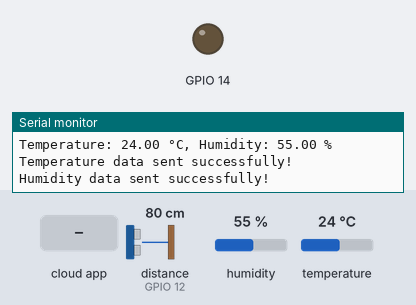
The sketch below on a simulated ESP32. Shown: output pins drawn as LEDs (lit = HIGH), the last lines printed to the serial monitor. Wiring (inferred from the names in the program): ultrasonic range finder: trigger GPIO 13; echo GPIO 12. Inputs (shaded band) come from the test bench; at power-on: distance to the obstacle (sensor on GPIO 12) 80 cm, humidity 55 %, temperature 24 °C. The echo pulse lasts 58.3 µs per cm; WiFi joins after 1.5 s; servers stay silent unless stated; the Firebase database answers and starts empty; pins used as bus, display or sensor lines are not drawn.

Above: at 2.7 s.
2.8 s: the phone or cloud app sets A1 to 1
At 5.0 s:
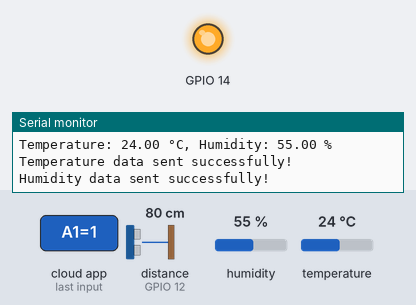
14.7 s: the phone or cloud app sets A1 to 0
At 16.2 s:
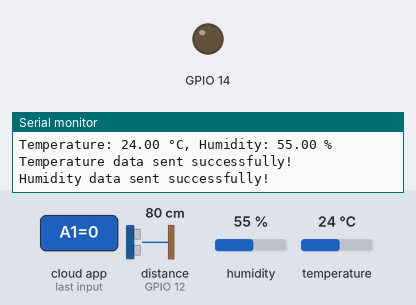
Timing chart, 0 to 17.7 s (numbered marks = the images above; inputs shaded):
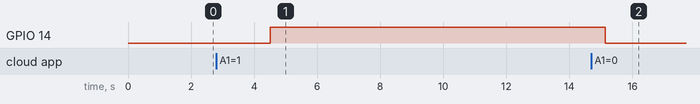

Measured:
- after the input at 2.8 s, GPIO 14: LOW → HIGH after 1.7 s
- after the input at 14.7 s, GPIO 14: HIGH → LOW after 0.43 s

The sketch:

SMP.ino
```cpp
#include <WiFi.h>
#include <FirebaseESP32.h>
#include <MFRC522.h>
#include <DHT.h>

#define WIFI_SSID "DESKTOP-2HNAKTN 6818"
#define WIFI_PASSWORD "anhemcungnha"

// Firebase thông tin
#define FIREBASE_HOST "tt-iot-53225-default-rtdb.firebaseio.com"
#define FIREBASE_AUTH "TMbRdmVqTckf2gMExJrfT2AVEpCgHjUbEvA8RB7L"

// Pin kết nối RFID
#define SS_PIN 5
#define RST_PIN 0

// Pin kết nối DHT và SRF05
DHT dht(4, DHT11);  // Khai báo chân cho cảm biến DHT
const int trigPin = 13;
const int echoPin = 12;
#define SOUND_SPEED 0.034 // Tốc độ âm thanh trong không khí (cm/us)

long duration;
float distanceCm;

FirebaseData firebaseData;
FirebaseConfig firebaseConfig;
FirebaseAuth firebaseAuth;
MFRC522 rfid(SS_PIN, RST_PIN);  // Khởi tạo đối tượng MFRC522

void setup() {
  Serial.begin(115200);
  //Cấu hình chân cho đèn
  pinMode(14, OUTPUT);
  // Cấu hình chân I/O
  pinMode(trigPin, OUTPUT);
  pinMode(echoPin, INPUT);

  // Kết nối WiFi
  WiFi.begin(WIFI_SSID, WIFI_PASSWORD);
  Serial.println("Connecting to WiFi...");
  while (WiFi.status() != WL_CONNECTED) {
    delay(500);
    Serial.print(".");
  }
  Serial.println("\nWiFi Connected!");

  // Cấu hình Firebase
  firebaseConfig.host = FIREBASE_HOST;
  firebaseConfig.signer.tokens.legacy_token = FIREBASE_AUTH;
  Firebase.begin(&firebaseConfig, &firebaseAuth);
  Firebase.reconnectWiFi(true);

  if (Firebase.ready()) {
    Serial.println("Connected to Firebase!");
  } else {
    Serial.println("Failed to connect to Firebase.");
  }

  // Khởi tạo cảm biến DHT và RFID
  dht.begin();
  SPI.begin();
  rfid.PCD_Init();
}

void loop() {
  // Đọc cảm biến SRF05 (siêu âm)
  digitalWrite(trigPin, LOW);
  delayMicroseconds(2);
  digitalWrite(trigPin, HIGH);
  delayMicroseconds(10);
  digitalWrite(trigPin, LOW);

  duration = pulseIn(echoPin, HIGH);
  distanceCm = duration * SOUND_SPEED / 2;

  Serial.print("Distance (cm): ");
  Serial.println(distanceCm);

  // Kiểm tra và cập nhật tình trạng "A1" trên Firebase
  if (distanceCm < 3) {
    if (Firebase.setInt(firebaseData, "/parking/vehicle/A1", 1)) {
      Serial.println("Vehicle A1 status updated to 1 (occupied)");
    } else {
      Serial.print("Failed to update vehicle A1 status ");
      Serial.println(firebaseData.errorReason());
    }
  } else {
    if (Firebase.setInt(firebaseData, "/parking/vehicle/A1", 0)) {
      Serial.println("Vehicle A1 status updated to 0 (vacant)");
    } else {
      Serial.print("Failed to update vehicle A1 status ");
      Serial.println(firebaseData.errorReason());
    }
  }

  // Đọc trạng thái đèn LED vị trí A1 từ Firebase
  if (Firebase.getInt(firebaseData, "/parking/light/A1")) {
    int lightStatus = firebaseData.intData(); // Lấy giá trị đèn
    Serial.print("LED A1 Status: ");
    Serial.println(lightStatus);
    if (lightStatus == 1) {
        Serial.println("Turning ON LED...");
        digitalWrite(14, HIGH); // Bật đèn
    } else {
        Serial.println("Turning OFF LED...");
        digitalWrite(14, LOW); // Tắt đèn
    }
  }

  // Đọc dữ liệu từ cảm biến DHT11
  float temperature = dht.readTemperature();
  float humidity = dht.readHumidity();

  if (!isnan(temperature) && !isnan(humidity)) {
    Serial.print("Temperature: ");
    Serial.print(temperature);
    Serial.print(" °C, Humidity: ");
    Serial.print(humidity);
    Serial.println(" %");

    if (Firebase.setFloat(firebaseData, "parking/temperature", temperature)) {
      Serial.println("Temperature data sent successfully!");
    } else {
      Serial.println("Failed to send temperature data.");
      Serial.println(firebaseData.errorReason());
    }

    if (Firebase.setFloat(firebaseData, "parking/humidity", humidity)) {
      Serial.println("Humidity data sent successfully!");
    } else {
      Serial.println("Failed to send humidity data.");
      Serial.println(firebaseData.errorReason());
    }
  } else {
    Serial.println("Failed to read from DHT sensor!");
  }

  // Kiểm tra và đọc thẻ RFID
  if (rfid.PICC_IsNewCardPresent() && rfid.PICC_ReadCardSerial()) {
    String uid = "";
    for (byte i = 0; i < rfid.uid.size; i++) {
      uid += String(rfid.uid.uidByte[i], HEX);
    }
    Serial.print("RFID UID: ");
    Serial.println(uid);

    // Kiểm tra entryTime để xác định trạng thái vào/ra
    if (Firebase.getInt(firebaseData, "/cars/" + uid + "/entryTime")) {
      recordExit(uid);
    } else {
      recordEntry(uid);
    }

    rfid.PICC_HaltA();  // Dừng đọc thẻ
  }

  delay(2000);  // Chờ 2 giây trước lần lặp tiếp theo
}

// Ghi nhận thời gian vào
void recordEntry(String uid) {
  long entryTime = millis(); // Sử dụng RTC nếu cần thời gian thực
  if (Firebase.setInt(firebaseData, "/cars/" + uid + "/entryTime", entryTime)) {
    Serial.println("Entry time recorded successfully!");
  } else {
    Serial.println("Failed to record entry time.");
  }
}

// Ghi nhận thời gian ra và tính toán thời gian đỗ xe
void recordExit(String uid) {
  if (Firebase.getInt(firebaseData, "/cars/" + uid + "/entryTime")) {
    long entryTime = firebaseData.intData();
    long currentTime = millis();
    long duration = currentTime - entryTime; // Tính toán thời gian đỗ

    if (Firebase.setInt(firebaseData, "/cars/" + uid + "/duration", duration)) {
      Serial.println("Duration recorded successfully!");
    } else {
      Serial.println("Failed to record duration.");
    }

    Firebase.deleteNode(firebaseData, "/cars/" + uid + "/entryTime");
  } else {
    Serial.println("Failed to get entry time.");
  }
}
```
